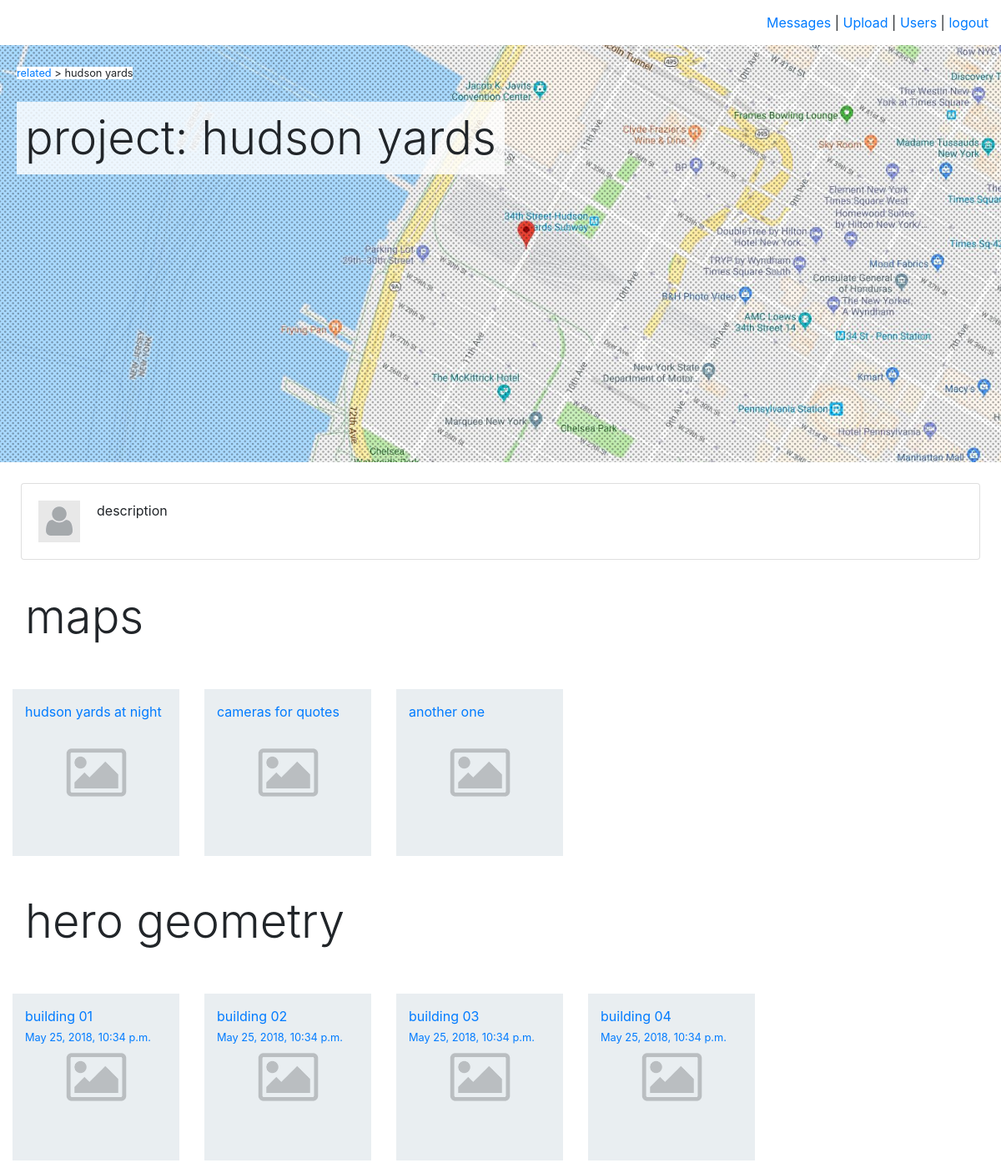
The app's page /drafter/1/1/ with its own data.
### drafter/models.py (models this page shows, shortened)
class Client(models.Model):
    name = models.CharField(max_length=200)
    image = models.CharField(max_length=200, default='default_client_image.jpg')
    image_thumb = models.CharField(max_length=200, default='default_client_image_thumb.jpg')

class Project(models.Model):
    client = models.ForeignKey(Client, on_delete=models.CASCADE)
    name = models.CharField(max_length=200)
    init_date = models.DateTimeField(timezone.now(), null=True)
    image = models.CharField(max_length=200, default='default_project_image.jpg')
    image_thumb = models.CharField(max_length=200, default='default_project_image_thumb.jpg')

class BaseMap(models.Model):
    name = models.CharField(max_length=200)
    init_date = models.DateTimeField(timezone.now(), null=True)
    image = models.CharField(max_length=200, default='default_basemap_image.jpg')
    image_thumb = models.CharField(max_length=200, default='default_basemap_image_thumb.jpg')

class InstanceMap(models.Model):
    name = models.CharField(max_length=200)
    basemap = models.ForeignKey(BaseMap, null=True, on_delete=models.SET_NULL)
    project = models.ForeignKey(Project, on_delete=models.CASCADE)
    image = models.CharField(max_length=200, default='default_instancemap_image.jpg')
    image_thumb = models.CharField(max_length=200, default='default_instancemap_image_thumb.jpg')
    init_date = models.DateTimeField(timezone.now(), null=True)

class HeroGeometry(models.Model):
    obj_name = models.CharField(max_length=200)
    init_date = models.DateTimeField(timezone.now(), null=True)
    client = models.ForeignKey(Client, null=True, on_delete=models.SET_NULL)
    instancemaps = models.ManyToManyField(InstanceMap)
    image = models.CharField(max_length=200, default='default_herogeometry_image.jpg')
    image_thumb = models.CharField(max_length=200, default='default_herogeometry_image_thumb.jpg')

### drafter/views.py (the view)
# urls.py: path('<int:client_id>/<int:project_id>/', views.project, name='project'),
def project(request, client_id, project_id):
    context = {
        'client': ClientHandler().get(pk=client_id),
        'project': ProjectHandler().get(project_id),
        'maps': InstanceMapHandler().all(),
        'geometry': HeroGeometryHandler().all()
    }
    return render(request, 'project.html', context)

### drafter/helpers.py (called while the page is built)
    def _to_dict(self, obj):
        result = self._MODEL
        result['id'] = obj.pk
        result['name'] = obj.name
        result['image'] = obj.image
        return result

    def get(self, pk):
        return self._to_dict(Client.objects.get(pk=pk))

    def _to_dict(self, obj):
        result = self._MODEL
        result['id'] = obj.id
        result['client'] = obj.client
        result['name'] = obj.name
        result['init_date'] = obj.init_date
        result['image'] = obj.image
        return result

    def get(self, pk):
        return self._to_dict(Project.objects.get(pk=pk))

    def _to_dict(self, obj):
        result = self._MODEL
        result['id'] = obj.pk
        result['name'] = obj.name
        result['basemap'] = obj.basemap
        result['project'] = obj.project
        result['image'] = obj.image
        self._MODEL = self._MODEL
        return result

    def all(self):
        results = []
        for ma in InstanceMap.objects.all():
            results.append(self._to_dict(ma).copy())
        return results

    def all(self):
        return HeroGeometry.objects.all()

### drafter/templates/project.html (shortened to what this page needs)
{% extends "base.html" %}
{% block content %}
<div id="wrapper">
        <div style="margin:20px;position:absolute; z-index:100">
                <small style="background: white;">
                        <a href="/drafter/{{client.id}}">{{client.name}}</a> > {{project.name}}
                    </small>
                    <br>
                    <br>
                <h1 style="background:rgba(255, 255, 255, .8); padding:10px;" class="display-4">project: {{project.name}}</h1>
        </div>
        <div id="overlay"></div>
        <div style="background-position: center center; background-size: 100% auto; background-image: url(/static/drafter/img/{{project.image}});
        height: 100%; position: absolute; width: 100%; z-index: 1;">
    </div>
    </div>
<div class="content">
    <div style="margin:5px;" class="card">
        <div class="card-body">
<div style="display:flex; justify-content: space-between;">
<div style="padding-right:20px;">
    <img style="width: 50px; height: 50px;"src="/static/drafter/img/default_user_image.jpg">
</div>
<div style="margin-right: auto;">description</div>
</div>
        </div>
      </div>
    </div>
<h1 style="padding:30px;" class="display-4">maps</h1>
    <div style="display:flex;">
    {% for map in maps %}
    <div style="margin:15px;width:200px;height:200px;overflow:hidden;">
            <a href="/drafter/{{client.id}}/{{project.id}}/map/{{map.id}}">
    <div style="width:200px; height:200px;background-position: center center; background-size: 100% auto; background-image: url(/static/drafter/img/{{client.image}});">
        <div style="padding:15px;position:relative;">
                {{map.name}}<br>
            </div>
    </div>
    </a>
    </div>
    {% endfor %}
</div>
<h1 style="padding:30px;" class="display-4">hero geometry</h1>
    <div style="display:flex;">
    {% for geo in geometry %}
    <div style="margin:15px;width:200px;height:200px;overflow:hidden;">
            <a href="/drafter/{{client.id}}/{{project.id}}/geometry/{{geo.id}}">
    <div style="width:200px; height:200px;background-position: center center; background-size: 100% auto; background-image: url(/static/drafter/img/{{geo.image}});">
        <div style="padding:15px;position:relative;">
                {{geo.obj_name}}<br>
                <small>{{geo.init_date}}</small>
            </div>
    </div>
    </a>
    </div>
    {% endfor %}
</div>
{% endblock %}

### drafter/templates/base.html (shortened to what this page needs)
<!DOCTYPE html>
<html lang="en">
	<head>
            {% load static %}
            <link rel="stylesheet" type="text/css" href="{% static 'drafter/css/style.css' %}" />
<link rel="stylesheet" href="https://maxcdn.bootstrapcdn.com/bootstrap/4.0.0/css/bootstrap.min.css">
	</head>
	<body>
    <div style="padding:15px;text-align: right;">
        <a href="/drafter/1">Messages</a> | <a href="/drafter/upload">Upload</a> | <a href="/drafter">Users</a> | <a href="/drafter">logout</a>
</div>
    <div id="content">
        {% block content %}{% endblock %}
    </div>
</body>
</html>

### drafter/static/drafter/css/style.css (style rules this page uses)
#wrapper { position:relative; height:500px; width:100%; }
#overlay { background: url('/static/drafter/img/image_overlay.png') repeat scroll left top; opacity: 0.3; height: 100%; left: 0; position: absolute; top: 0; width: 100%; z-index: 2; }
.content { width: 100%; padding-left: 20px; padding-right: 20px; padding-top:20px; }

### records on screen
Client: name "related"
Project: name "hudson yards", image (placeholder picture)
BaseMap: image (placeholder picture), name "hudson yards at night", name "cameras for quotes", name "another one"
HeroGeometry: image (placeholder picture), obj_name "building 01", init_date "May 25, 2018, 10:34 p.m."
HeroGeometry: image (placeholder picture), obj_name "building 02", init_date "May 25, 2018, 10:34 p.m."
HeroGeometry: image (placeholder picture), obj_name "building 03", init_date "May 25, 2018, 10:34 p.m."
HeroGeometry: image (placeholder picture), obj_name "building 04", init_date "May 25, 2018, 10:34 p.m."
